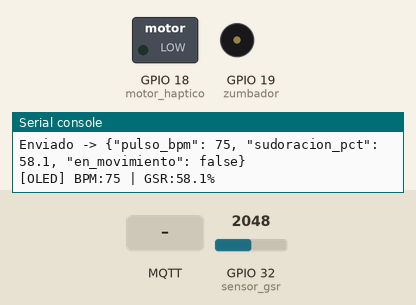
A program run on a simulated ESP32 board running MicroPython. Parts: switched loads named in the program (green lamp = pin HIGH), buzzer (waves = sounding), the last lines printed to the serial console. Inputs (shaded band) come from the test bench; at power-on: GPIO 32 (sensor_gsr) = 2048 (analog values on the 0–4095 scale). WiFi joins after 1.5 s; no MQTT or app messages arrive unless stated.

Above: at 5.3 s.
5.4 s: MQTT message "ACTIVAR_CALMA" arrives on the first subscribed topic
At 6.7 s:
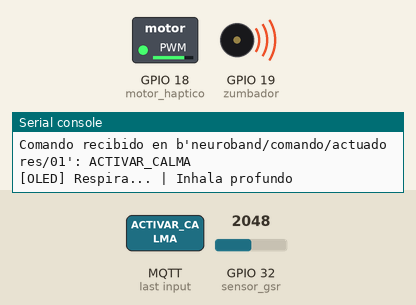
8.6 s: MQTT message "ESTADO_SEGURO" arrives on the first subscribed topic
11.0 s: MQTT message "1" arrives on the first subscribed topic
Timing chart, 0 to 14.0 s (numbered marks = the images above; inputs shaded):
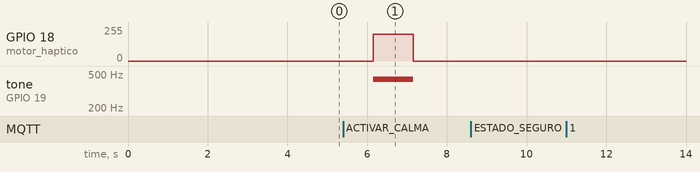

The program:

main.py
```python
"""
OBJETIVO: Conectar a Wi-Fi y Broker MQTT. Publicar telemetria de sensores y suscribirse a comandos de actuadores invocando la HAL.
INTEGRANTES:
* Sanchez Perez Brian Leonel. - 22240489
* Navarro Ramos Mario Alberto. - 22240328
* Estrada Mata José Job de Jesús. - 21240142
PROYECTO: NeuroBand
"""

import time
import network
import ujson
from umqtt.simple import MQTTClient
from dispositivos import SensoresNeuroBand, ActuadoresNeuroBand

# --- CONFIGURACIÓN DE RED Y MQTT ---
WIFI_SSID = "INFINITUME86D"
WIFI_PASS = "9tsjFkyzFf"
MQTT_BROKER = "192.168.1.71"
CLIENT_ID = "NeuroBand_ESP32_01"

# Tópicos basados en el estándar de tu rúbrica
TOPIC_TELEMETRIA = b"neuroband/telemetria/sensores/01"
TOPIC_COMANDOS = b"neuroband/comando/actuadores/01"

# Inicializar HAL (Hardware Abstraction Layer)
sensores = SensoresNeuroBand()
actuadores = ActuadoresNeuroBand()

def conectar_wifi():
    wlan = network.WLAN(network.STA_IF)
    wlan.active(True)
    if not wlan.isconnected():
        print("Conectando a Wi-Fi...")
        wlan.connect(WIFI_SSID, WIFI_PASS)
        while not wlan.isconnected():
            time.sleep(1)
    print("Wi-Fi Conectado:", wlan.ifconfig())

def recepcion_comandos(topic, msg):
    """Callback: Se ejecuta cuando la PC manda una orden por MQTT"""
    comando = msg.decode()
    print(f"Comando recibido en {topic}: {comando}")

    # Invocar a la HAL dependiendo del comando recibido
    if comando == "ACTIVAR_CALMA":
        actuadores.iniciar_protocolo_calma()
    elif comando == "ESTADO_SEGURO":
        actuadores.estado_seguro()

def main():
    actuadores.mostrar_mensaje_pantalla("NeuroBand", "Iniciando RED...")
    conectar_wifi()

    # Configurar cliente MQTT
    cliente = MQTTClient(CLIENT_ID, MQTT_BROKER)
    cliente.set_callback(recepcion_comandos)
    cliente.connect()
    cliente.subscribe(TOPIC_COMANDOS)

    print("Conectado a MQTT. Publicando en:", TOPIC_TELEMETRIA)
    actuadores.mostrar_mensaje_pantalla("Sistema", "En Linea (MQTT)")
    time.sleep(2)

    try:
        while True:
            # 1. Revisar si llegaron mensajes (comandos)
            cliente.check_msg()

            # 2. Leer sensores usando la HAL
            datos = sensores.obtener_resumen_sensores()

            # 3. Formatear datos como JSON y publicar
            payload = ujson.dumps(datos)
            cliente.publish(TOPIC_TELEMETRIA, payload.encode())

            print(f"Enviado -> {payload}")
            actuadores.mostrar_mensaje_pantalla(f"BPM:{datos['pulso_bpm']}", f"GSR:{datos['sudoracion_pct']}%")

            # Pequeño delay no bloqueante para evitar saturar el broker
            time.sleep(2)

    except KeyboardInterrupt:
        print("\nDesconectando...")
        actuadores.estado_seguro()
        cliente.disconnect()

if __name__ == "__main__":
    main()
```

dispositivos.py
```python
# PROYECTO: NeuroBand: Interfaz de Bio-Retroalimentacion Cognitiva
# INTEGRANTES:
# *Sanchez Perez Brian Leonel. - 22240489
# *Navarro Ramos Mario Alberto. - 22240328
# *Estrada Mata José Job de Jesús. - 21240142
# DESCRIPCION: Biblioteca HAL (Hardware Abstraction Layer) que centraliza y
# abstrae la lectura de los sensores (Pulso, GSR, MPU6050) y el control
# de los actuadores (Motor ERM, OLED, Buzzer).

from machine import Pin, ADC, PWM, I2C
import time

class SensoresNeuroBand:
    """
    Clase encargada de la gestion, lectura y estabilizacion de los sensores biometricos.
    """
    def __init__(self):
        # 1. Sensor GSR (Respuesta Galvanica de la Piel) - Lectura Analogica
        self.sensor_gsr = ADC(Pin(32))
        self.sensor_gsr.atten(ADC.ATTN_11DB)

        # Calibracion empirica del ADC para evitar no-linealidad en los extremos
        self.GSR_SECO_REF = 3500  # Valor base en estado de calma total
        self.GSR_SUDOR_REF = 1000 # Valor base bajo estrés/sudoracion maxima

        # Bus I2C compartido (NOTA HARDWARE: Asegurar resistencias pull-up 4.7kOhm hacia 3.3V en SDA y SCL)
        self.i2c = I2C(0, scl=Pin(22), sda=Pin(21))

        self.historial_pulso = [70, 70, 70]

    def leer_sudoracion_porcentaje(self):
        """
        Lee el sensor GSR mediante ADC con mapeo calibrado.
        Retorna: El nivel de conductividad (0-100%).
        """
        valor_crudo = self.sensor_gsr.read()

        # Restriccion de limites para evitar porcentajes negativos o mayores a 100
        if valor_crudo > self.GSR_SECO_REF: valor_crudo = self.GSR_SECO_REF
        if valor_crudo < self.GSR_SUDOR_REF: valor_crudo = self.GSR_SUDOR_REF

        # Mapeo invertido: A menor resistencia (menor valor ADC), mayor porcentaje de sudoracion
        rango_total = self.GSR_SECO_REF - self.GSR_SUDOR_REF
        porcentaje = ((self.GSR_SECO_REF - valor_crudo) / rango_total) * 100.0
        return round(porcentaje, 1)

    def leer_pulso_estabilizado(self):
        lectura_actual = 85
        self.historial_pulso.pop(0)
        self.historial_pulso.append(lectura_actual)
        promedio = sum(self.historial_pulso) / len(self.historial_pulso)
        return int(promedio)

    def detectar_movimiento(self):
        usuario_en_movimiento = False
        return usuario_en_movimiento

    def obtener_resumen_sensores(self):
        return {
            "pulso_bpm": self.leer_pulso_estabilizado(),
            "sudoracion_pct": self.leer_sudoracion_porcentaje(),
            "en_movimiento": self.detectar_movimiento()
        }


class ActuadoresNeuroBand:
    """
    Clase encargada del control de actuadores para la bio-retroalimentacion.
    """
    def __init__(self):
        self.motor_haptico = PWM(Pin(18), freq=1000)
        self.motor_haptico.duty(0)

        self.zumbador = PWM(Pin(19))
        self.zumbador.duty(0)

        self.i2c_pantalla = I2C(1, scl=Pin(25), sda=Pin(26))

    def mostrar_mensaje_pantalla(self, linea1, linea2=""):
        print(f"[OLED] {linea1} | {linea2}")

    def dar_pulso_haptico(self, intensidad, duracion_ms):
        self.motor_haptico.duty(intensidad)
        time.sleep_ms(duracion_ms)
        self.motor_haptico.duty(0)

    def emitir_frecuencia_relajacion(self):
        self.zumbador.freq(432)
        self.zumbador.duty(512)

    def apagar_zumbador(self):
        """Apaga la senal PWM del buzzer pasivo."""
        self.zumbador.duty(0)

    def iniciar_protocolo_calma(self):
        self.mostrar_mensaje_pantalla("Respira...", "Inhala profundo")
        self.emitir_frecuencia_relajacion()
        self.dar_pulso_haptico(800, 1000)
        self.apagar_zumbador()

    def estado_seguro(self):
        self.motor_haptico.duty(0)
        self.apagar_zumbador()
        self.mostrar_mensaje_pantalla("SISTEMA", "EN REPOSO")
```

Measured:
- after the input at 5.4 s, GPIO 18 (motor_haptico): 0/255 → 199/255 after 0.76 s, → 0/255 1.0 s later; tone on GPIO 19 (zumbador): silent → 432 Hz after 0.76 s, → silent 1.0 s later
